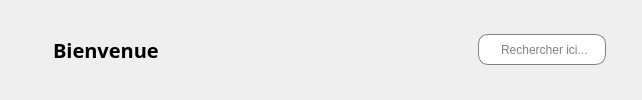
         <widget class="QWidget" name="header_widget" native="true">
          <property name="minimumSize">
           <size>
            <width>1</width>
            <height>63</height>
           </size>
          </property>
          <layout class="QHBoxLayout" name="horizontalLayout_5">
           <item>
            <layout class="QHBoxLayout" name="horizontalLayout_4">
             <property name="spacing">
              <number>10</number>
             </property>
             <item>
              <widget class="QPushButton" name="pushButton">
               <property name="styleSheet">
                <string notr="true">border: none;</string>
               </property>
               <property name="text">
                <string/>
               </property>
               <property name="icon">
                <iconset resource="resources.qrc">
                 <normaloff>:/&lt;no prefix&gt;/icons/menu.png</normaloff>:/&lt;no prefix&gt;/icons/menu.png</iconset>
               </property>
               <property name="iconSize">
                <size>
                 <width>29</width>
                 <height>35</height>
                </size>
               </property>
               <property name="checkable">
                <bool>true</bool>
               </property>
              </widget>
             </item>
             <item>
              <layout class="QVBoxLayout" name="verticalLayout_9">
               <property name="spacing">
                <number>0</number>
               </property>
               <item>
                <widget class="QLabel" name="label">
                 <property name="font">
                  <font>
                   <family>Lucida Bright</family>
                   <pointsize>15</pointsize>
                   <weight>75</weight>
                   <bold>true</bold>
                  </font>
                 </property>
                 <property name="text">
                  <string>Bienvenue</string>
                 </property>
                </widget>
               </item>
              </layout>
             </item>
            </layout>
           </item>
           <item>
            <spacer name="horizontalSpacer">
             <property name="orientation">
              <enum>Qt::Vertical</enum>
             </property>
             <property name="sizeHint" stdset="0">
              <size>
               <width>313</width>
               <height>20</height>
              </size>
             </property>
            </spacer>
           </item>
           <item>
            <layout class="QHBoxLayout" name="horizontalLayout_3">
             <property name="rightMargin">
              <number>25</number>
             </property>
             <item>
              <widget class="QLineEdit" name="lineEdit">
               <property name="minimumSize">
                <size>
                 <width>0</width>
                 <height>31</height>
                </size>
               </property>
               <property name="maximumSize">
                <size>
                 <width>16777215</width>
                 <height>31</height>
                </size>
               </property>
               <property name="styleSheet">
                <string notr="true">QLineEdit{
 padding-left:20px;
 border: 1px solid gray;
 border-radius: 10px;
}</string>
               </property>
               <property name="placeholderText">
                <string>Rechercher ici...</string>
               </property>
              </widget>
             </item>
            </layout>
           </item>
          </layout>
         </widget>
